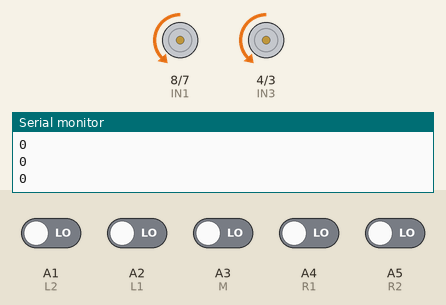
Simulated run of this sketch. Board: Arduino Uno, built with avr-gcc and run on an emulated ATmega328P. Parts: motor-driver pin pairs drawn as motors (green arrow = first pin HIGH = forward, orange = second pin HIGH = backward, longer = more drive, scaled by the enable pin), the last lines printed to the serial monitor. The test bench sets the inputs (shaded band); at power-on: A1 (L2), A2 (L1), A3 (M), A4 (R1), A5 (R2) LOW.

Above: at 1.2 s.
1.3 s: A1 (L2) driven HIGH
At 1.7 s:
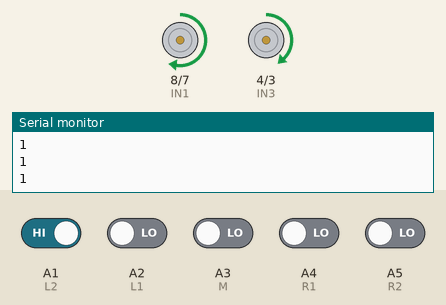
2.8 s: A4 (R1) driven HIGH
At 4.0 s:
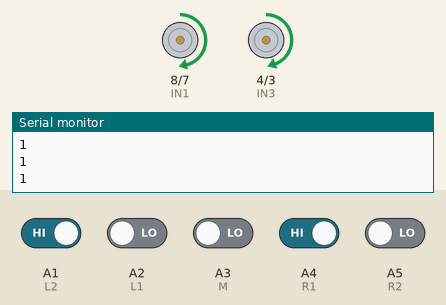
4.3 s: A1 (L2) driven LOW
At 5.0 s:
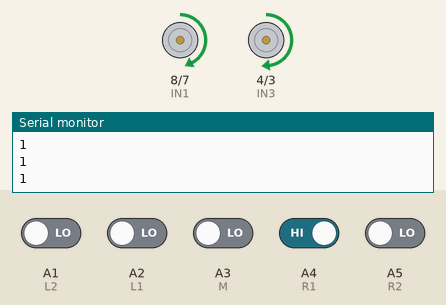
5.8 s: A2 (L1) driven HIGH
At 6.4 s:
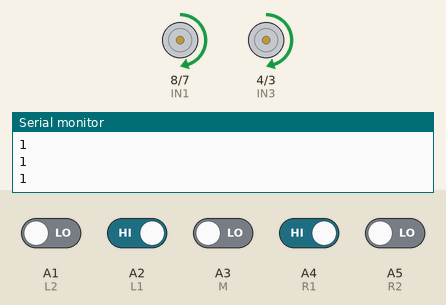
7.3 s: A5 (R2) driven HIGH
At 8.5 s:
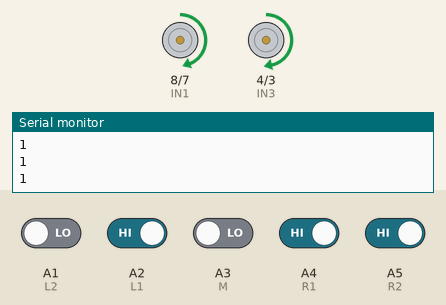
8.8 s: A3 (M) driven HIGH
At 9.7 s:
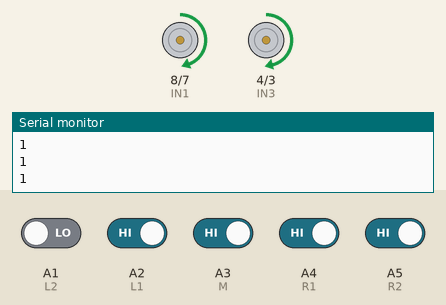
Timing chart, 0 to 11.3 s (numbered marks = the images above; inputs shaded):
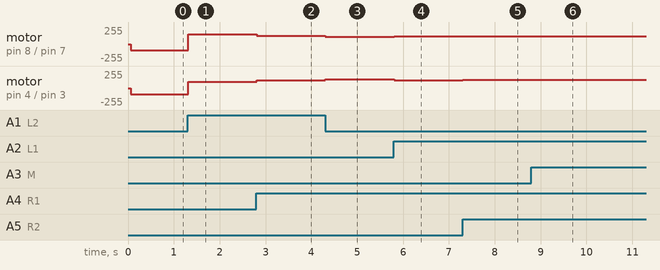

Measured:
- after the input at 1.3 s, motor on pin 8 (IN1) / pin 7 (IN2): backward 90/255 → forward 147/255 at once; motor on pin 4 (IN3) / pin 3 (IN4): backward 90/255 → forward 92/255 at once
- after the input at 2.8 s, motor on pin 8 (IN1) / pin 7 (IN2): forward 147/255 → forward 123/255 at once; motor on pin 4 (IN3) / pin 3 (IN4): forward 92/255 → forward 116/255 at once
- after the input at 4.3 s, motor on pin 8 (IN1) / pin 7 (IN2): forward 123/255 → forward 109/255 at once; motor on pin 4 (IN3) / pin 3 (IN4): forward 116/255 → forward 130/255 at once
- after the input at 5.8 s, motor on pin 8 (IN1) / pin 7 (IN2): forward 109/255 → forward 120/255 at once; motor on pin 4 (IN3) / pin 3 (IN4): forward 130/255 → forward 120/255 at once
- after the input at 7.3 s, motor on pin 8 (IN1) / pin 7 (IN2): forward 120/255 → forward 114/255 at once; motor on pin 4 (IN3) / pin 3 (IN4): forward 120/255 → forward 125/255 at once
- after the input at 8.8 s, motor on pin 8 (IN1) / pin 7 (IN2): forward 114/255 → forward 116/255 at once; motor on pin 4 (IN3) / pin 3 (IN4): forward 125/255 → forward 123/255 at once

The sketch:

checkpoint.ino
```cpp
//迷宮自走
int ENB = 6;
int ENA = 5;
int IN1 = 8;
int IN2 = 7;
int IN3 = 4;
int IN4 = 3;

#define Rx 2
#define Tx 9
#include <SoftwareSerial.h>
#include <math.h>
SoftwareSerial BTSerial(Rx, Tx);

String cmmd="rrrrrrrrrrrrrrrrrrrrrrrrrrrrrrrrs";//"fffrbfrlrbf""llrrbrllbflbs";//"lflbrfrb";//
boolean haveCard=true;

char cmmmd='a';
int step0 = 0;
#define L2 A1
#define L1 A2
#define M A3
#define R1 A4
#define R2 A5

#include <SPI.h>
#include <MFRC522.h> // 引用程式庫
#define RST A0 // 讀卡機的重置腳位
#define SS 10 // 晶片選擇腳位
MFRC522 rfid(SS, RST); // 建立MFRC522物件
void setup() {
  // put your setup code here, to run once:
  pinMode(ENB, OUTPUT);
  pinMode(ENA, OUTPUT);
  pinMode(IN1, OUTPUT);
  pinMode(IN2, OUTPUT);
  pinMode(IN3, OUTPUT);
  pinMode(IN4, OUTPUT);
  pinMode(L2 , INPUT);
  pinMode(L1 , INPUT);
  pinMode(M , INPUT);
  pinMode(R1 , INPUT);
  pinMode(R2 , INPUT);
  Serial.begin(9600);
  BTSerial.begin(9600);
  SPI.begin();
  rfid.PCD_Init(); // 初始化MFRC522讀卡機模組
}

bool block = false;
String fake = "";
void loop() {
  // put your main code here, to run repeatedly:
  //String ReceiveData="";
//  char val;
//  while(BTSerial.available())
//  {
//    delay(10);
//    val = BTSerial.read();
//    //ReceiveData += val;
//    fake += val;
//  }
  //Serial.print(cmmd);
  //cmmd = fake + "s";
  //BTSerial.print(cmmd);
  //BTSerial.print('\n');
//  if(cmmd!="s"){
//      //cmmmd=ReceiveData[0];
//      cmmmd = cmmd[0];
//  }
//  if (cmmmd!='0'){
//    if(block){
//      Corner();
//    }
//    else{
      Tracking();
//    }
// }
}

void MotorWriting(double vR, double vL){
  if(vL>=0){
     digitalWrite(IN1,HIGH);
     digitalWrite(IN2,LOW);
  } else if(vL<0){
     digitalWrite(IN1,LOW);
     digitalWrite(IN2,HIGH);
    vL=-vL;
  }
  if(vR>=0){
     digitalWrite(IN3,HIGH);
     digitalWrite(IN4,LOW);
  } else if(vR<0){
     digitalWrite(IN3,LOW);
     digitalWrite(IN4,HIGH);
    vR=-vR;
  }
  analogWrite(ENA,vL);
  analogWrite(ENB,vR);
}

int pre_time=millis();
int cur_time=millis();
double pre_error=0;
int velocity = 125; //速度
int Kp=75; //比例增益係數
int Ki=50; //微分增益係數
void Tracking(){
  int l2 = digitalRead(L2);
  int l1 = digitalRead(L1);
  int m = digitalRead(M);
  int r1 = digitalRead(R1);
  int r2 = digitalRead(R2);
  BTSerial.print(l2);
  BTSerial.print(l1);
  BTSerial.print(m);
  BTSerial.print(r1);
  BTSerial.print(r2);
  BTSerial.print("\n");
  if(l2*l1*m*r1*r2==1){
    if(cmmd[step0]=='s') MotorWriting(0,0);
    else block=true;
    pre_error=0;
    return;
  }
  double _velocity = 120;
  double _Error = 0;
  double _LastError = 0;
  double _SumError = 0;
  double _DeltaError = 0;
  double error = 0;

  double Kp = 10;
  double Ki = 4;
  double Kd = 0.5;
  Serial.println((l1 + l2 + m + r1 + r2) != 0);
  if((l1 + l2 + m + r1 + r2) != 0){
    double error_mapping_sum = 2*l2+l1+0*m-1*r1-2*r2;
    double error_mapping_count = l2+l1+m+r1+r2;
    //double error_mapping_count = l2+1.5*l1+2*m+1.5*r1+r2;
    _Error = error_mapping_sum/error_mapping_count;
    double _coeff = 1.4;
    _Error = _Error>=0 ? pow(abs(_Error),_coeff) : -pow(abs(_Error),_coeff);
    _DeltaError = _Error - _LastError;
    _SumError = error + _LastError;

    error = Kp*_Error + Ki*_SumError + Kd*_DeltaError;
    //velocity = _velocity * (30.0-_Error) / 30.0;
    velocity = _velocity;

    _LastError = _Error;
    double vR = velocity + error;
    double vL = velocity - error;
    MotorWriting(int(vL),int(vR));
//    Serial.print(l2);
//    Serial.print(l1);
//    Serial.print(m);
//    Serial.print(r1);
//    Serial.print(r2);
//    Serial.print(",");
//    Serial.print(_Error);
//    Serial.print(",");
//    Serial.print(_DeltaError);
//    Serial.print(",");
//    Serial.print(int(vL));
//    Serial.print(",");
//    Serial.print(int(vR));
//    Serial.println(".");

  }else{

    _Error = 0;
    _LastError = 0;
    _SumError = 0;
    _DeltaError = 0;
    error = 0;
    MotorWriting(-90,-90);
  }
}

int width_car=10;
int omega=2500;
char message[9];
void Corner(){
  pre_error=0;
  if(cmmd[step0]=='r'){
    delay(100);
    MotorWriting(250*(7-width_car/2)/(7+width_car/2),250);
    delay(0.6*omega);
    //BTSerial.print("corner");  //以16進位顯示UID值
    //BTSerial.print('\n');
  }
  else if(cmmd[step0]=='l'){
    delay(100);
    MotorWriting(250,250*(7-width_car/2)/(7+width_car/2));
    delay(0.6*omega);
    //BTSerial.print("corner");  //以16進位顯示UID值
    //BTSerial.print('\n');
  }
  else if(cmmd[step0]=='f'){
    int l2 = digitalRead(L2);
    int l1 = digitalRead(L1);
    int m = digitalRead(M);
    int r1 = digitalRead(R1);
    int r2 = digitalRead(R2);
    while((l1*m*r1)==1){//還在block裡
      MotorWriting(250,250);
      l2 = digitalRead(L2);
      l1 = digitalRead(L1);
      m = digitalRead(M);
      r1 = digitalRead(R1);
      r2 = digitalRead(R2);
    }
    //BTSerial.print("corner");  //以16進位顯示UID值
    //BTSerial.print('\n');
  }
  else if(cmmd[step0]=='b'){
    if(haveCard){
      while(!(rfid.PICC_IsNewCardPresent() && rfid.PICC_ReadCardSerial())){
        MotorWriting(150,150);
      }
      char out[2];
      byte *id = rfid.uid.uidByte; // 取得卡片的UID
      byte idSize = rfid.uid.size; // 取得UID的長度
      // 根據卡片回應的SAK值
      MFRC522::PICC_Type piccType = rfid.PICC_GetType(rfid.uid.sak);
      //BTSerial.write("get");
      //BTSerial.write('\n');
      for (byte i = 0; i < idSize; i++) { // 逐一顯示UID碼
        //String temp_str = String(sprintf(out,"%02X",id[i]));
        //Serial.print(temp_str);
        BTSerial.print(id[i],HEX);  //以16進位顯示UID值
        BTSerial.print('\n');
      }

      rfid.PICC_HaltA(); // 讓卡片進入停止模式
    }
    MotorWriting(250,-250);
    delay(0.42*omega);
  }
/*
  int l2 = digitalRead(L2);
  int l1 = digitalRead(L1);
  int m = digitalRead(M);
  int r1 = digitalRead(R1);
  int r2 = digitalRead(R2);
  int firstTry=1;
  while((l2+l1+m+r1+r2)==0){//全白
    firstTry += 1;
    if(cmmd[step0]=='r'){//優先往左調整
      MotorWriting(250,0);
    }
    else if(cmmd[step0]=='l'){//優先往右
      MotorWriting(0,250);
    }
    else{
     if(firstTry%2 == 1){
      MotorWriting(0,250);
     }
     else{
      MotorWriting(250,0);
     }
     delay(firstTry*100);
    }
    l2 = digitalRead(L2);
    l1 = digitalRead(L1);
    m = digitalRead(M);
    r1 = digitalRead(R1);
    r2 = digitalRead(R2);
  }*/
  block=false;
  step0=step0+1;
  /*if(step0>sizeof(cmmd)+1){
    step0=0;
  }*/
}
```
